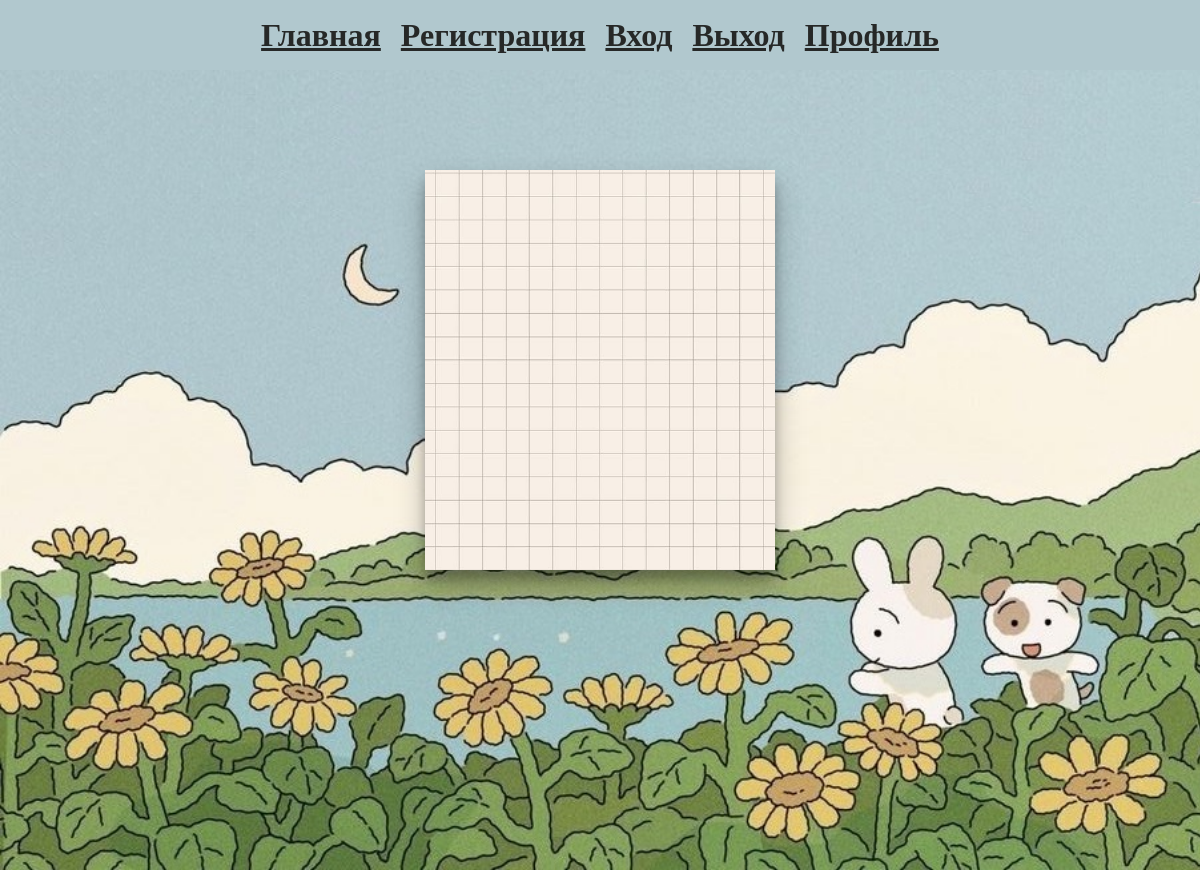
/group_chat_inf?group_chat_id=10 (signed in), run on an earlier commit of the app's database.
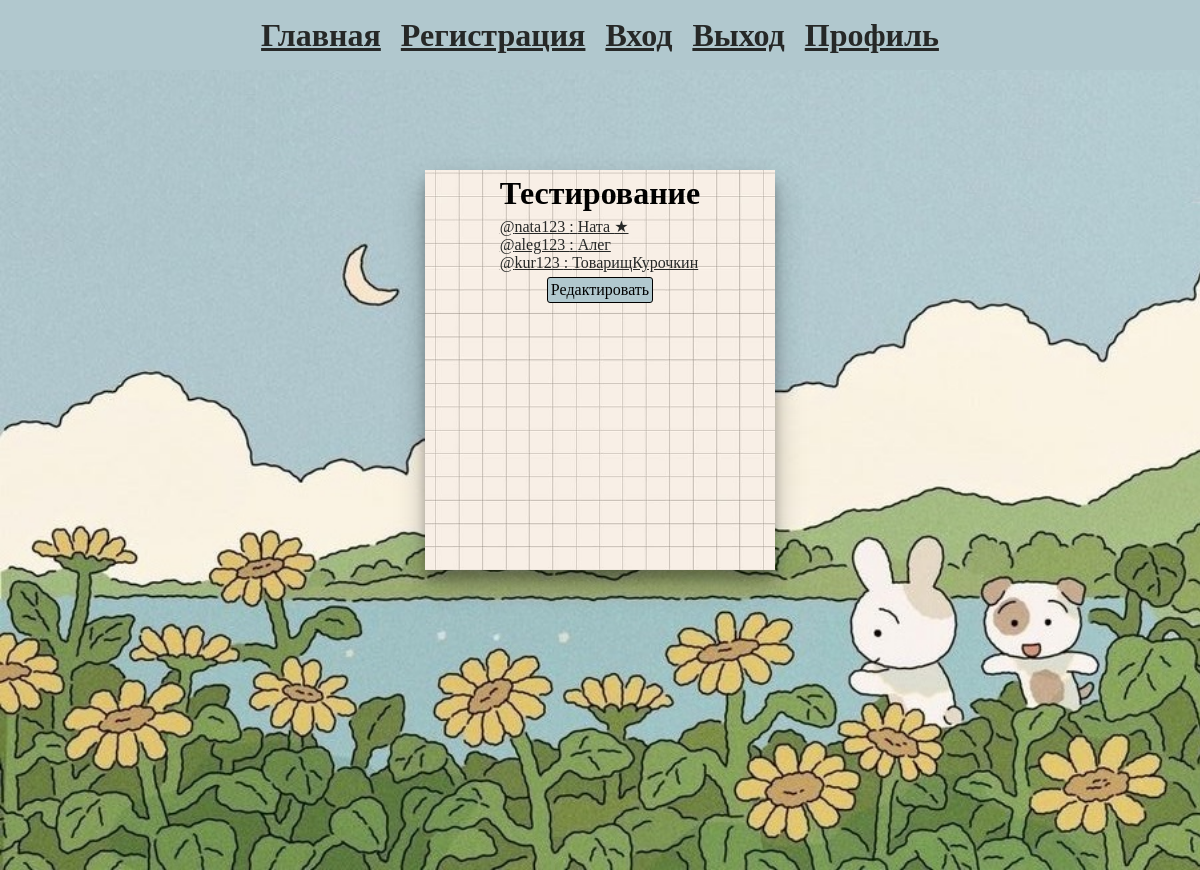
And on a later commit of the database.
### database_setup.py (models this page shows, shortened)
class Chat(Base):
    __tablename__ = 'chat'
    Id = Column(Integer, primary_key=True)
    Name = Column(String(300), nullable=False, default="")
    Type = Column(Integer, nullable=False, default=0)  # 0-личная переписка 1-общий чат
    Date = Column(DateTime, default=datetime.utcnow, nullable=False)
    Messages = relationship('Message', backref='chat', lazy=True)
    ChatParticipants = relationship('ChatParticipant', backref='chat', lazy=True)

class ChatParticipant(Base):
    __tablename__ = 'chat_participant'
    Id = Column(Integer, primary_key=True)
    Status = Column(Integer, nullable=False, default=0)  # 0-участник, 1-администратор
    UserId = Column(Integer, ForeignKey('user.Id'), nullable=False)
    ChatId = Column(Integer, ForeignKey('chat.Id'), nullable=False)

class User(Base, UserMixin, SerializerMixin):
    __tablename__ = 'user'
    Id = Column(Integer, primary_key=True)
    Name = Column(String(300), nullable=False)
    Photo = Column(String(300), default="/static/images/icon.jpg")
    Login = Column(String(300), unique=True, nullable=False)
    Password = Column(String(300), nullable=False)
    ChatParticipants = relationship('ChatParticipant', backref='user', lazy=True)
    Messages = relationship('Message', backref='user', lazy=True)

### main.py (the view)
@app.route('/group_chat_inf', methods=['POST', 'GET'])
@login_required
def group_chat_inf():
    user_id = current_user.Id
    if not request.args.get('group_chat_id'):
        return redirect('/')
    group_chat_id = request.args.get('group_chat_id')
    group_chat_participants = session.query(ChatParticipant, Chat, User). \
        filter(ChatParticipant.ChatId == group_chat_id). \
        join(Chat, Chat.Id == ChatParticipant.ChatId). \
        join(User, User.Id == ChatParticipant.UserId). \
        order_by(desc(ChatParticipant.Status)).all()
    chat_name = ""
    if len(group_chat_participants) > 0:
        chat_name = group_chat_participants[0].Chat.Name
    group_chat_id_for_edit = -1
    for group_chat_participant in group_chat_participants:
        if group_chat_participant.ChatParticipant.UserId == user_id and group_chat_participant.ChatParticipant.Status == 1:
            group_chat_id_for_edit = group_chat_participant.Chat.Id
    return render_template('/group_chat_inf.html', group_chat_participants=group_chat_participants,
                           chat_name=chat_name, group_chat_id_for_edit=group_chat_id_for_edit)

### main.py (called while the page is built)
@login_manager.user_loader
def load_user(user_id):
    return session.query(User).filter_by(Id=user_id).first()

### templates/group_chat_inf.html (shortened to what this page needs)
{% extends 'base.html' %}
{% block body %}
<div class="background_image">
        <div class="paper top_div">
                {% if group_chat_participants is defined %}
                        <div>
                                <h1>{{ chat_name }}</h1>
                                <div class="scrolling">
                                        {% for group_chat_participant in group_chat_participants %}
                                                {% if group_chat_participant.ChatParticipant.Status == 0 %}
                                                        <a href="{{ url_for('profile', user_id=group_chat_participant.ChatParticipant.UserId) }}">@{{group_chat_participant.User.Login}} : {{group_chat_participant.User.Name}}</a>
                                                {% else %}
                                                        <a href="{{ url_for('profile', user_id=group_chat_participant.ChatParticipant.UserId) }}">@{{group_chat_participant.User.Login}} : {{group_chat_participant.User.Name}} ★</a>
                                                {% endif %}
                                        <br>
                                        {% endfor %}
                                </div>
                                <div class="top_div">
                                {% if group_chat_id_for_edit > -1 %}
                                        <a class="mimic_button" href="{{ url_for('edit_group_chat', group_chat_id=group_chat_id_for_edit) }}">Редактировать</a>
                                {% endif %}
                                </div>
                        </div>
                {% endif %}
        </div>
</div>
{% endblock %}

### templates/base.html (shortened to what this page needs)
<!doctype html>
<html lang="en">
<head>
    <link rel="stylesheet" href="{{ url_for('static', filename='css/main.css') }}">
</head>
<header>
    <a href="/"><h1>Главная</h1></a>
    <a href="/registration" ><h1>Регистрация</h1></a>
    <a href="/login"><h1>Вход</h1></a>
    <a href="/logout"><h1>Выход</h1></a>
    <a href="/profile"><h1>Профиль</h1></a>
</header>
<body>
    {% block body %}{% endblock %}
</body>
</html>

### static/css/main.css (style rules this page uses)
* :not(header, body, div) { margin: 5px; }
header { width:100%; height:70px; padding: 0; margin: 0; display: flex; background-color: #b1c8ce; display: flex; justify-content: center; align-items: center; }
body { padding: 0; margin: 0; }
a { margin: 5px; color: #262827; }
.background_image { width:100%; height: 100vh; background-image: url('/static/images/d984c86d40a5b8ce1f6f6b13142e7229.jpg'); background-size: cover; display: flex; justify-content: center; }
.paper { margin-top: 100px; margin-left: 50px; margin-right: 50px; width: 350px; height: 400px; background-image: url('/static/images/b0039dc6a1836249a5875f4f43881648.jpg'); background-size: cover; box-shadow: 0 14px 28px rgba(0,0,0,0.25), 0 10px 10px rgba(0,0,0,0.22); position: relative; }
.top_div { display: flex; justify-content: center; }
.mimic_button { border-radius: 3px; background-color: #b1c8ce; padding: 3px; border: 1px solid #000; color: black; text-decoration: none; }
.scrolling { overflow-y: auto; max-height: 290px; }

What changed in the data, as far as the page shows it:
added Chat: Name "Тестирование"
added ChatParticipant: User.Login "nata123", User.Name "Ната"
added ChatParticipant: User.Login "aleg123", User.Name "Алег"
added ChatParticipant: User.Login "kur123", User.Name "ТоварищКурочкин"
Also different on the page:
text now shown: "Редактировать"
